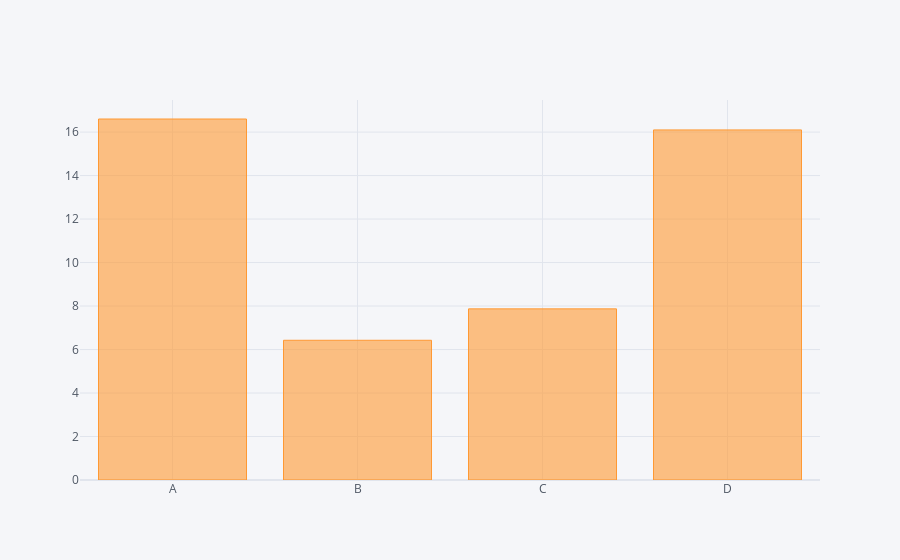

Notebook code cell kept with this figure:
### Code cell
df.sum().iplot(kind='bar')

### Figure 1 — Plotly figure (JSON) as saved in the notebook; plotly's stock layout.template omitted (floating-point values rounded to 4 significant figures)
{"data": [{"marker": {"color": "rgba(255, 153, 51, 0.6)", "line": {"color": "rgba(255, 153, 51, 1.0)", "width": 1}}, "name": "None", "orientation": "v", "text": "", "type": "bar", "x": ["A", "B", "C", "D"], "y": [16.6, 6.426, 7.87, 16.1]}], "layout": {"legend": {"bgcolor": "#F5F6F9", "font": {"color": "#4D5663"}}, "paper_bgcolor": "#F5F6F9", "plot_bgcolor": "#F5F6F9", "title": {"font": {"color": "#4D5663"}}, "xaxis": {"gridcolor": "#E1E5ED", "showgrid": true, "tickfont": {"color": "#4D5663"}, "title": {"font": {"color": "#4D5663"}, "text": ""}, "zerolinecolor": "#E1E5ED"}, "yaxis": {"gridcolor": "#E1E5ED", "showgrid": true, "tickfont": {"color": "#4D5663"}, "title": {"font": {"color": "#4D5663"}, "text": ""}, "zerolinecolor": "#E1E5ED"}}}
